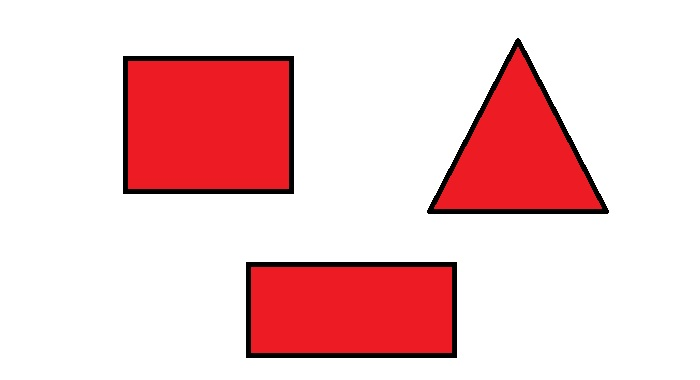
#> input picture 2025-05-04_taller_analisis_figuras_geometricas/python/FormasNuevas.jpg, 700 x 380 px
$ jupyter execute --allow-errors solucuon.ipynb   (shell and % lines are left out)
#> lines starting #> are read from the running program, lines starting #| are printed output that depends on the picture; after the words box and inside, x2 and y2 are one past the last pixel; in counts of white or black regions, pixels touching at a corner belong together
[cell 1]
import cv2
import numpy as np
import pandas as pd
import matplotlib.pyplot as plt
from PIL import Image

# 1. Cargar una imagen binarizada
path = 'FormasNuevas.jpg'  # Cambia la ruta a tu imagen binarizada
img = cv2.imread(path)
#> img is the input picture: shape (380, 700, 3); mean B, G, R 204.2, 202.5, 243.1
if img is None:
    raise FileNotFoundError(f"No se encontró la imagen: {path}")

# Convertir a escala de grises
gray = cv2.cvtColor(img, cv2.COLOR_BGR2GRAY)
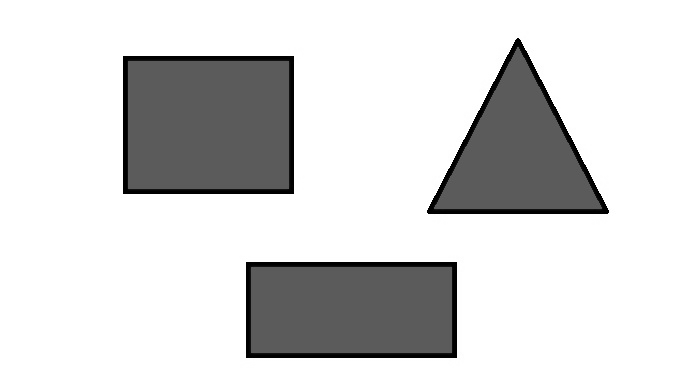
#> gray: shape (380, 700); min 0, max 255, mean 214.9

# Binarizar usando Otsu
_, binary_otsu = cv2.threshold(gray, 0, 255, cv2.THRESH_BINARY_INV + cv2.THRESH_OTSU)
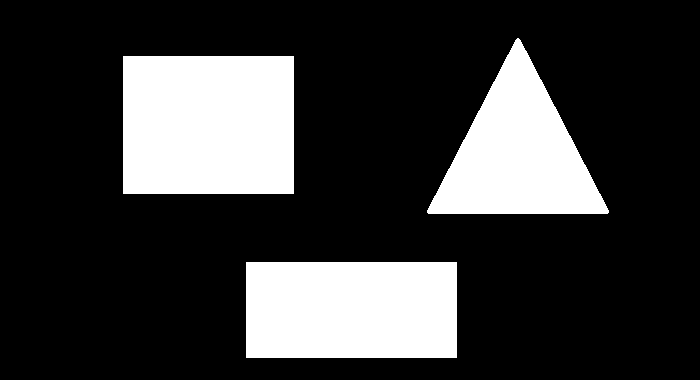
#> binary_otsu: shape (380, 700); 22.7% white; 3 white regions

# Mostrar imagen en escala de grises
plt.figure(figsize=(6, 6))
plt.imshow(gray, cmap='gray')
plt.title('Escala de Grises')
plt.axis('off')
plt.show()

# Mostrar imagen binarizada
plt.figure(figsize=(6, 6))
plt.imshow(binary_otsu, cmap='gray')
plt.title('Imagen Binarizada')
plt.axis('off')
plt.show()

# Detectar contornos
contours, _ = cv2.findContours(binary_otsu, cv2.RETR_LIST, cv2.CHAIN_APPROX_SIMPLE)
#> contours = 3 contours; box (x1, y1, x2, y2) and area: (123, 56, 294, 194) 23290, (246, 262, 457, 358) 19950, (427, 38, 609, 214) 16286

# Crear copia para dibujo
output = img.copy()

# Lista para almacenar métricas de cada figura
metrics = []

# 2. Calcular propiedades geométricas y clasificar las figuras
for idx, cnt in enumerate(contours, start=1):
    # Área y perímetro
    area = cv2.contourArea(cnt)
    peri = cv2.arcLength(cnt, True)

    # Calcular momentos y centroide
    M = cv2.moments(cnt)
    if M['m00'] != 0:
        cx = int(M['m10'] / M['m00'])
        cy = int(M['m01'] / M['m00'])
    else:
        cx, cy = 0, 0

    # Aproximar polígono para clasificación de figura
    approx = cv2.approxPolyDP(cnt, 0.04 * peri, True)
    n_vertices = len(approx)
    if n_vertices == 3:
        shape = 'Triangulo'
    elif n_vertices == 4:
        # Distinguir cuadrado vs rectángulo por relación de aspecto
        x, y, w, h = cv2.boundingRect(approx)
        ar = w / float(h)
        shape = 'Cuadrado' if 0.95 <= ar <= 1.05 else 'Rectangulo'
    elif n_vertices > 4:
        shape = 'Circulo'
    else:
        shape = 'Desconocido'

    # Dibujar contorno
    cv2.drawContours(output, [cnt], -1, (0, 255, 0), 2)
    # Dibujar índice de figura junto al centroide
    cv2.putText(output, str(idx), (cx, cy), cv2.FONT_HERSHEY_SIMPLEX,
                0.8, (0, 0, 0), 2, cv2.LINE_AA)
    # Guardar métricas para la tabla
    metrics.append([idx, shape, f"{area:.1f}", f"{peri:.1f}", cx, cy])
#> this loop made 3 passes
#> (area, peri, cx, cy, approx, n_vertices, x, y) on passes 1 to 2: (19950, 610, 351, 309, [[246, 262], [246, 357], [456, 357], [456, 262]], 4, 246, 262), (23290, 614, 208, 124, [[123, 56], [123, 193], [293, 193], [293, 56]], 4, 123, 56)
#> (area, peri, cx, cy, approx, n_vertices, shape) on pass 3: (16286, 605.4, 517, 153, [[517, 38], [427, 212], [607, 213]], 3, 'Triangulo')
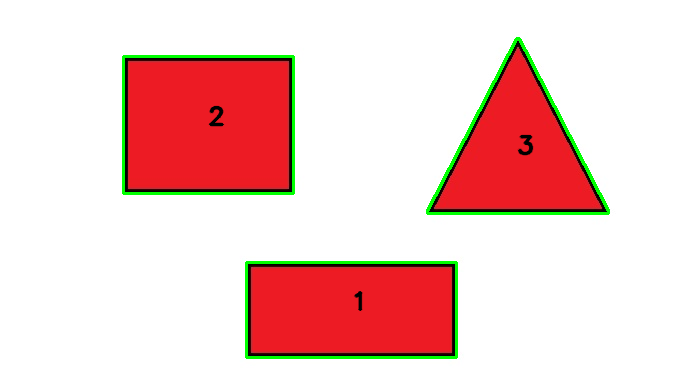
#> output: shape (380, 700, 3); 2.33% of pixels changed, all inside (x1, y1, x2, y2) = (122, 37, 610, 359)
#> after the loop, metrics = [[1, 'Rectangulo', '19950.0', '610.0', 351, 309], [2, 'Rectangulo', '23290.0', '614.0', 208, 124], [3, 'Triangulo', '16286.0', '605.4', 517, 153]]

# Convertir las métricas a un DataFrame
df = pd.DataFrame(metrics, columns=['#', 'Forma', 'Área', 'Perímetro', 'CenX', 'CenY'])
#> df = table of 3 rows and 6 columns

# 3. Mostrar la imagen binarizada con los contornos detectados
output_rgb = cv2.cvtColor(output, cv2.COLOR_BGR2RGB)
plt.figure(figsize=(8, 6))
plt.imshow(output_rgb)
plt.title('Figuras detectadas')
plt.axis('off')
plt.show()

# 4. Crear una nueva imagen para la tabla
fig, ax = plt.subplots(figsize=(8, 4))  # Ajustar el tamaño de la figura
ax.axis('tight')  # Desactivar los ejes
ax.axis('off')  # Desactivar los ejes

# Crear la tabla
table = ax.table(cellText=df.values, colLabels=df.columns, loc='center')
table.auto_set_font_size(False)
table.set_fontsize(10)
table.scale(1, 2)
ax.set_title('Tabla de métricas')

# Guardar la tabla en una imagen
table_image_path = 'tabla_metrica.png'
plt.savefig(table_image_path, bbox_inches='tight', pad_inches=0.1)

# Mostrar la imagen de la tabla
#> (the rest of this cell did not finish here and is left out)
